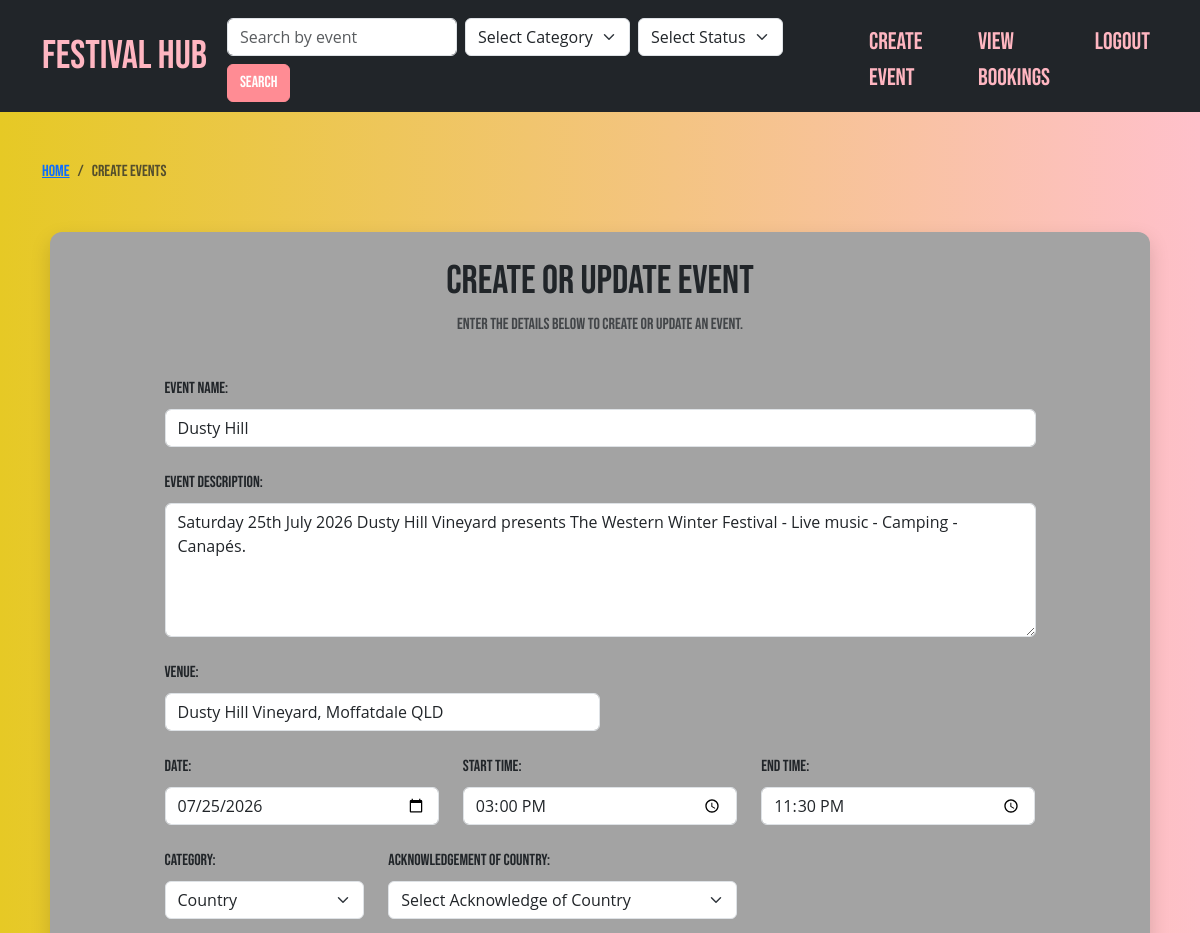
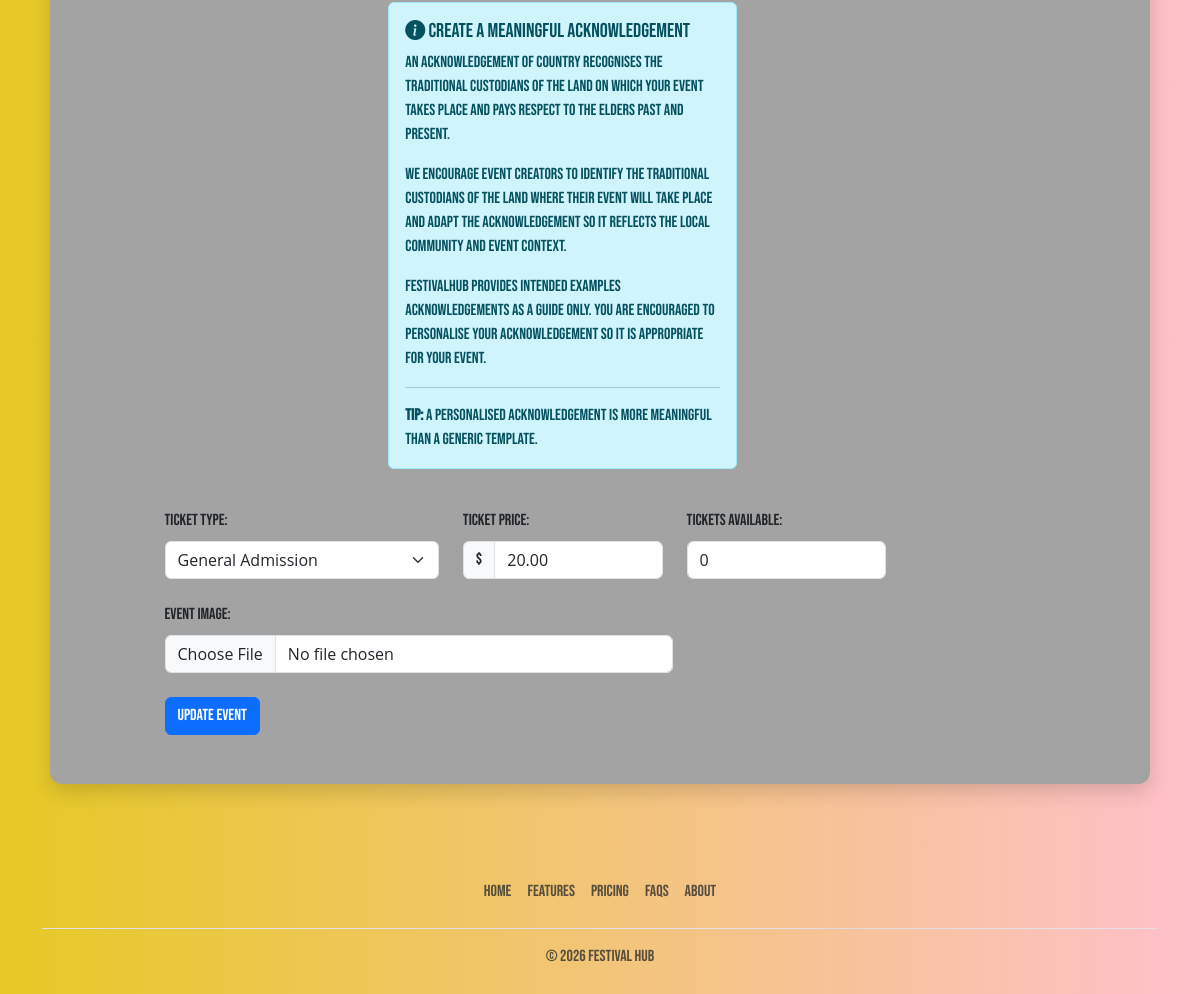
The app's page /update-festival/3 (signed in) with its own data (2 pictures, top to bottom).
### FestivalHub/models.py (models this page shows, shortened)
class Event(db.Model):
    __tablename__ = 'events'
    id = db.Column(db.Integer, primary_key=True)
    event_name = db.Column(db.String(50), nullable=False)
    event_description = db.Column(db.String(500), nullable=False)
    category = db.Column(db.String(10), nullable=False)
    date = db.Column(db.Date, nullable=False)
    start_time = db.Column(db.Time, nullable=False)
    end_time = db.Column(db.Time, nullable=False)
    venue = db.Column(db.String(20), nullable=False)
    event_status = db.Column(db.String(20), nullable=False)
    acknowledgement_of_country = db.Column(db.String(100), nullable=False)
    ticket_type = db.Column(db.String(20), nullable=False)
    tickets_price = db.Column(db.String(30), nullable=False)
    tickets_available = db.Column(db.Integer, nullable=False)
    image = db.Column(db.String(400), nullable=False)
    created_at = db.Column(db.DateTime(), nullable=False, default=datetime.utcnow)
    comments = db.relationship('Comment', backref='event', lazy=True)

### FestivalHub/__init__.py (the view, shortened to what this page needs)
    @app.route("/update-festival/<int:event_id>", methods=["GET", "POST"])
    @login_required
    def update_festival(event_id):
        from .forms import CreateOrUpdateEventForm
        from .models import Event
        event = Event.query.get_or_404(event_id)
        form = CreateOrUpdateEventForm(obj=event)
        if request.method == "GET":
            form.tickets_price.data = float(event.tickets_price)
        print("REQUEST METHOD:", request.method)
        print("FORM DATA:", request.form)
        print("FORM ERRORS:", form.errors)
        return render_template("create-festival.html", form=form, editing=True)

### FestivalHub/templates/create-festival.html (shortened to what this page needs)
{% extends "base.html" %}
{% block content %}
  <div class="container py-5">
    <nav aria-label="breadcrumb">
      <ol class="breadcrumb">
        <li class="breadcrumb-item">
          <a href="{{ url_for('index') }}">Home</a>
        </li>
        <li class="breadcrumb-item active" aria-current="page">
          Create Events
        </li>
      </ol>
    </nav>
    <div class="event-form mt-5">
      <div class="row justify-content-center">
        <h1 class="text-center">Create or Update Event</h1>
        <p class="text-center text-muted">
          Enter the details below to create or update an event.
        </p>
        <div class="col-lg-10 col-md-12">
          <form method="POST" novalidate enctype="multipart/form-data">
            <div class="mt-4 mb-4">
              <label class="form-label">Event Name:</label>
              {{ form.event_name(
                class="form-control is-invalid" if form.event_name.errors else "form-control",
                placeholder="Enter a name of the event."
              ) }}
            </div>
            <div class="mt-4 mb-4">
              <label class="form-label">Event Description:</label>
              {{ form.event_description(
                class="form-control is-invalid" if form.event_description.errors else "form-control",
                rows=5,
                placeholder="Enter a description of the event."
              ) }}
            </div>
            <div class="mb-4 col-md-6">
              <label class="form-label">Venue:</label>
              {{ form.venue(
                class="form-control is-invalid" if form.venue.errors else "form-control",
                placeholder="Enter the location or venue of the event."
              ) }}
            </div>
            <div class="row">
              <div class="mb-4 col-md-4">
                <label class="form-label">Date:</label>
                {{ form.date(
                  class="form-control is-invalid" if form.date.errors else "form-control"
                ) }}
              </div>
              <div class="mb-4 col-md-4">
                <label class="form-label">Start Time:</label>
                {{ form.start_time(
                  class="form-control is-invalid" if form.start_time.errors else "form-control"
                ) }}
              </div>
              <div class="mb-4 col-md-4">
                <label class="form-label">End Time:</label>
                {{ form.end_time(
                  class="form-control is-invalid" if form.end_time.errors else "form-control"
                ) }}
              </div>
            </div>
            <div class="row">
              <div class="mb-4 col-md-3">
                <label class="form-label">Category:</label>
                {{ form.category(
                  class="form-select is-invalid" if form.category.errors else "form-select"
                ) }}
              </div>
              <div class="mb-4 col-md-5">
                <label class="form-label">Acknowledgement of Country:</label>
                {{ form.acknowledgement(
                  class="form-select is-invalid" if form.acknowledgement.errors else "form-select"
                ) }}
                <div class="alert alert-info mt-3">
                  <h5 class="alert-heading">
                    <i class="bi bi-info-circle-fill"></i>
                    Create a Meaningful Acknowledgement
                  </h5>
                  <p>
                    An Acknowledgement of Country recognises the Traditional Custodians of the land on
                    which your event takes place and pays respect to the Elders past and present.
                  </p>
                  <p>
                    We encourage event creators to identify the Traditional Custodians of the land where their event
                    will take place and adapt the acknowledgement so it reflects the local community and event context.
                  </p>
                  <p>
                    FestivalHub provides intended examples acknowledgements as a guide only. You are encouraged to personalise
                    your acknowledgement so it is appropriate for your event.
                  </p>
                  <hr>
                  <p class="mb-0">
                    <strong>Tip:</strong> A personalised acknowledgement is more meaningful than a generic template.
                  </p>
                </div>
              </div>
            </div>
            <div class="row">
              <div class="mb-4 col-md-4">
                <label class="form-label">Ticket Type:</label>
                {{ form.ticket_type(
                  class="form-select is-invalid" if form.ticket_type.errors else "form-select"
                ) }}
              </div>
              <div class="mb-4 col-md-3">
                <label class="form-label">Ticket Price:</label>
                <div class="input-group">
                  <span class="input-group-text">$</span>
                  {{ form.tickets_price(
                    class="form-control is-invalid" if form.tickets_price.errors else "form-control",
                    placeholder="0.00"
                  ) }}
                </div>
              </div>
              <div class="mb-4 col-md-3">
                <label class="form-label">Tickets Available:</label>
                {{ form.tickets_available(
                  class="form-control is-invalid" if form.tickets_available.errors else "form-control",
                  placeholder="Enter available tickets."
                ) }}
              </div>
            </div>
            <div class="mb-4 col-md-7">
              <label class="form-label">Event Image:</label>
              {{ form.event_image(
                class="form-control is-invalid" if form.event_image.errors else "form-control"
              ) }}
            </div>
            {% if editing %}
              {{ form.submit(class="btn btn-primary mb-4", value="Update Event") }}
            {% else %}
              {{ form.submit(class="btn btn-primary mb-4", value="Create Event") }}
            {% endif %}
          </form>
        </div>
      </div>
    </div>
  </div>
{% endblock %}

### FestivalHub/static/style/style.css (style rules this page uses)
body { background: linear-gradient(to right, rgb(230, 201, 37), pink); }
.event-form { background-color: rgb(163, 163, 163); box-shadow: 0 8px 20px rgba(0, 0, 0, 0.15); padding: 25px; border-radius: 12px; max-width: 1100px; margin: 0 auto; }
.form-control { font-family: 'Open Sans', sans-serif; }
.form-select { font-family: 'Open Sans', sans-serif; }
* { font-family: "Bebas Neue", sans-serif; font-weight: 400; font-style: normal; }

### records on screen
Event: event_name "Dusty Hill", event_description "Saturday 25th July 2026 Dusty Hill Vineyard presents The Western Winter Festival - Live music - Camping - Canapés.", venue "Dusty Hill Vineyard, Moffatdale QLD", date "07/25/2026", start_time "15:00", end_time "23:30", category "Country", ticket_type "General Admission", tickets_price "20.00", tickets_available "0"
